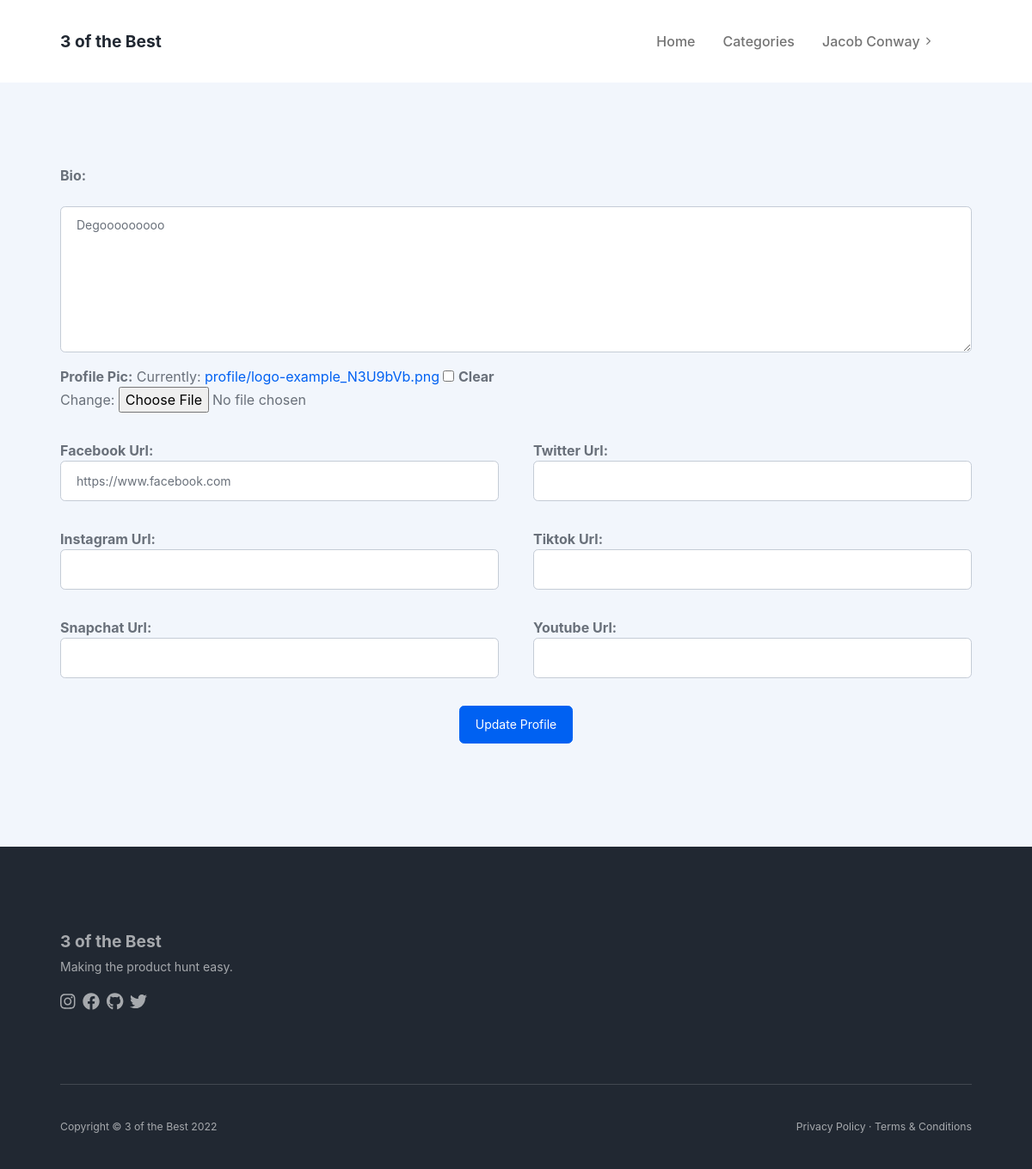
Before: /members/1/edit_profile_page/ (signed in) with the older database file.
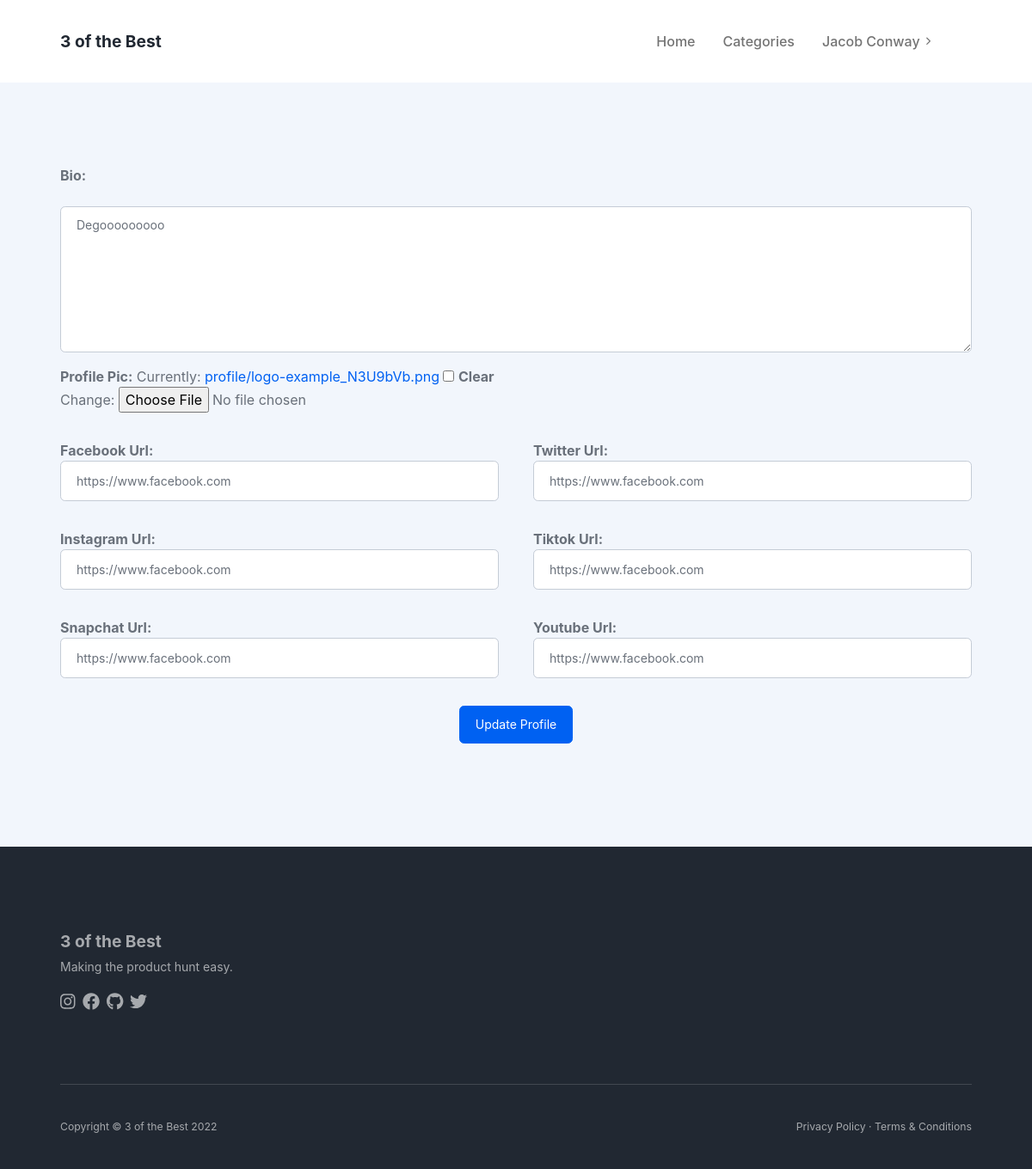
After: the same page with the newer database file.
### theblog/models.py (models this page shows, shortened)
class Profile(models.Model):
    user = models.OneToOneField(User, null=True, on_delete=models.CASCADE)
    bio = models.TextField()
    profile_pic = models.ImageField(null=True, blank=True, upload_to="profile/")
    facebook_url = models.CharField(max_length=255, blank=True, null=True)
    twitter_url = models.CharField(max_length=255, blank=True, null=True)
    instagram_url = models.CharField(max_length=255, blank=True, null=True)
    tiktok_url = models.CharField(max_length=255, blank=True, null=True)
    snapchat_url = models.CharField(max_length=255, blank=True, null=True)
    youtube_url = models.CharField(max_length=255, blank=True, null=True)

### members/views.py (the view)
# urls.py: path('<int:pk>/edit_profile_page/', EditProfilePageView.as_view(), name='edit_profile_page'),
class EditProfilePageView(UpdateView):
    model = Profile
    template_name = 'registration/edit_profile_page.html'
    fields = ['bio', 'profile_pic', 'facebook_url', 'twitter_url', 'instagram_url', 'tiktok_url', 'snapchat_url', 'youtube_url']
    success_url = reverse_lazy('home')

### members/templates/registration/edit_profile_page.html (shortened to what this page needs)
{% extends 'base.html' %}
{% block content%}
<section class="bg-light py-10">
    <div class="container px-5">
{% if user.is_authenticated %}
    {% if user.id == profile.user.id %}
        <div class="form-group">
            <form class="row gx-5 mb-4" method="POST" enctype="muiltipart/form-data">
                {{ form.as_p }}
                <div style="display: flex; justify-content: center;" class="mx-auto mt-3 col-md-12">
                    <input type="submit" value="Update Profile" class="btn btn-primary">
                </div>
            </form>
        </div>
    {% else%}
    You are not the correct User to edit this page.......
    {% endif %}
    {% else%}
    You are not allowed here! please login.
    <a href="{% url 'login' %}">Login</a>
{% endif %}
    </div>
</section>
{% endblock %}

Changed rows visible on the page:
changed Profile "Degooooooooo": twitter_url (not shown) → "https://www.facebook.com"; instagram_url (not shown) → "https://www.facebook.com"; tiktok_url (not shown) → "https://www.facebook.com"; snapchat_url (not shown) → "https://www.facebook.com"; youtube_url (not shown) → "https://www.facebook.com"
